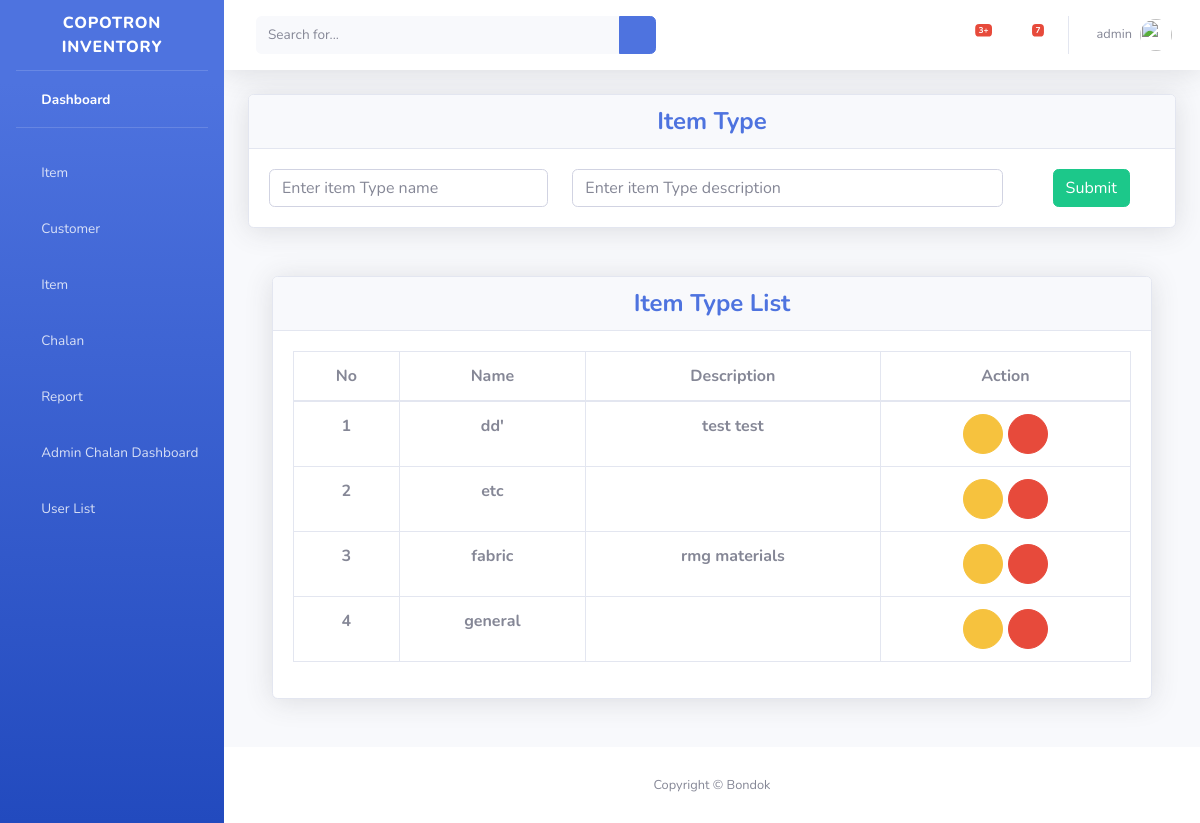
Page /item/item-type (signed in) on the committed database.
### item/models.py (models this page shows, shortened)
class InventoryBaseModel(models.Model):
    created_at = models.DateTimeField(auto_now=True)
    status = models.BooleanField(default=True)
    class Meta:
        abstract = True

class ItemType(InventoryBaseModel):
    name = models.CharField(max_length=50, null=True, blank=True)
    description = models.TextField(null=True, blank=True)
    class Meta:
        db_table = 'item_type'

### item/views.py (the view, shortened to what this page needs)
# urls.py: path("item-type", views.ItemTypeView.as_view(), name="item-type"),
class ItemTypeView(View):
    form_class = ItemTypeForm
    template_name = "item/item_type.html"
    def get(self, request):
        item_types = ItemType.objects.all().order_by("-id")
        context = {"item_types": item_types}
        return render(request, self.template_name, context)

### item/templates/item/item_type.html (shortened to what this page needs)
{% extends 'base.html' %}
{% load static %}
{% block main %}
<div class="container-fluid">
    <div class="row">
        <div class="col-lg-12 col-md-12 mb-4">
        <div class="card shadow mb-4">
        <div class="card-header py-6" align="center">
            <h4 class="m-0 font-weight-bold text-primary" >Item Type</h4>
        </div>
        <div class="card-body" align="center">
            <form method="POST" id="addUom" action="{% url 'item-type' %}">
                <div class="row">
                    <div class="col-4">
                        <input type="text" name="name"  class="form-control" placeholder="Enter item Type name" required>
                    </div>
                    <div class="col-6">
                        <input type="text" name="description"  class="form-control" placeholder="Enter item Type description">
                    </div>
                    <div class="col-2">
                        <button class="btn btn-success">Submit</button>
                    </div>
                </div>
            </form>
        </div>
        </div>
    </div>
</div>
<div class="container-fluid">
    <div class="row">
        <div class="col-lg-12 col-md-12 mb-4">
            <div class="card shadow mb-4">
            <div class="card-header py-6">
                <h4 class="m-0 font-weight-bold text-center text-primary">Item Type List</h4>
            </div>
            <div class="card-body">
                <div class="table-responsive">
                <table class="table table-bordered text-center" id="dataTable" width="100%" cellspacing="0">
                    <thead>
                    <tr>
                        <th>No</th>
                        <th>Name</th>
                        <th>Description</th>
                        <th>Action</th>
                    </tr>
                    </thead>
                    <tbody>
                        {% for val in item_types %}
                        <tr>
                            <th>{{ forloop.counter }}</th>
                            <th>{{ val.name }}</th>
                            <th>{{ val.description }}</th>
                            <th>
                                <a data-id="{{ val.id }}" data-target="#myModal"
                                    data-toggle="modal" class="edit_item_btn">
                                    <button class="btn btn-warning btn-circle">
                                        <i class="fas fa-exclamation-triangle"></i>
                                    </button>
                                </a>
                                <a data-id="{{ val.id }}"  class="delete_item_btn" value="{{csrf_token}}">
                                    <button class="btn btn-danger btn-circle">
                                        <i class="fas fa-trash"></i>
                                    </button>
                                </a>
                            </th>
                        </tr>
                        {% endfor %}
                    </tbody>
                </table>
                </div>
            </div>
            </div>
        </div>
        </div>
    </div>
</div>
{% endblock %}

### templates/topbar.html (shortened to what this page needs)
{% load static %}
        <nav class="navbar navbar-expand navbar-light bg-white topbar mb-4 static-top shadow">
          <form class="d-none d-sm-inline-block form-inline mr-auto ml-md-3 my-2 my-md-0 mw-100 navbar-search">
            <div class="input-group">
              <input type="text" class="form-control bg-light border-0 small" placeholder="Search for..." aria-label="Search" aria-describedby="basic-addon2">
              <div class="input-group-append">
                <button class="btn btn-primary" type="button">
                  <i class="fas fa-search fa-sm"></i>
                </button>
              </div>
            </div>
          </form>
          <ul class="navbar-nav ml-auto">
            <li class="nav-item dropdown no-arrow mx-1">
              <a class="nav-link dropdown-toggle" href="#" id="alertsDropdown" role="button" data-toggle="dropdown" aria-haspopup="true" aria-expanded="false">
                <i class="fas fa-bell fa-fw"></i>
                <span class="badge badge-danger badge-counter">3+</span>
              </a>
            </li>
            <li class="nav-item dropdown no-arrow mx-1">
              <a class="nav-link dropdown-toggle" href="#" id="messagesDropdown" role="button" data-toggle="dropdown" aria-haspopup="true" aria-expanded="false">
                <i class="fas fa-envelope fa-fw"></i>
                <span class="badge badge-danger badge-counter">7</span>
              </a>
            </li>
            <li class="nav-item dropdown no-arrow">
              <a class="nav-link dropdown-toggle" href="#" id="userDropdown" role="button" data-toggle="dropdown" aria-haspopup="true" aria-expanded="false">
                <span class="mr-2 d-none d-lg-inline text-gray-600 small">{{request.user.username}}</span>
                <img class="img-profile rounded-circle" src="{% static 'img/user.jpg' %}">
              </a>
            </li>
          </ul>
        </nav>

### rows in the picture
ItemType: name "dd'", description "test test"
ItemType: name "etc"
ItemType: name "fabric", description "rmg materials"
ItemType: name "general"

### other values in the picture
{{ request.user.username }} "admin"
